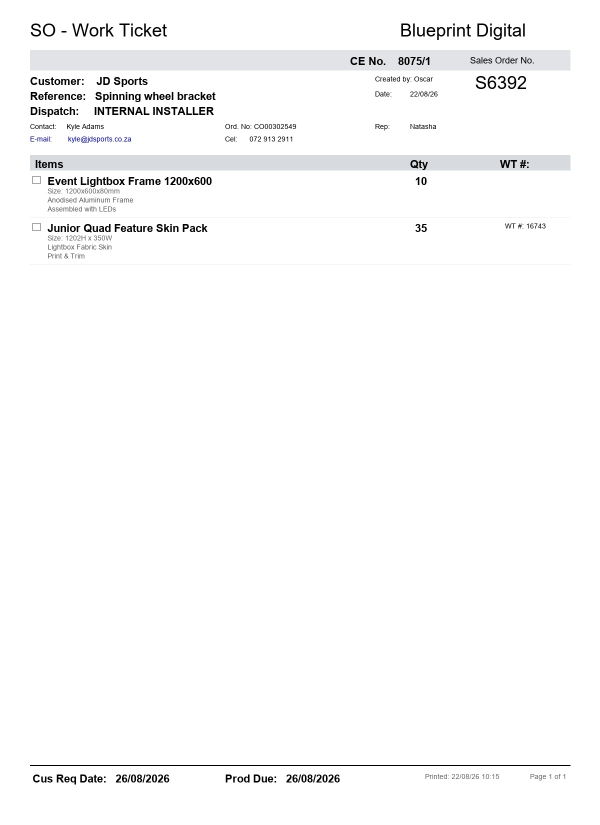
#> input picture ml/dataset/images/ticket_0001.jpg, 1200 x 1650 px (shown at 1/2 size)
$ python edge_detector.py dataset/images/ticket_0001.jpg out.png
#> lines starting #> are read from the running program, lines starting #| are printed output that depends on the picture; after the words box and inside, x2 and y2 are one past the last pixel; in counts of white or black regions, pixels touching at a corner belong together
"""
Document Page Outline Detection and Perspective Dewarping.
Isolates the physical 'SO - Work Ticket' sheet and discards all workbench background.
"""
import sys
import numpy as np

def order_points(pts):
    """Orders coordinates: top-left, top-right, bottom-right, bottom-left."""
    rect = np.zeros((4, 2), dtype="float32")
    s = pts.sum(axis=1)
    rect[0] = pts[np.argmin(s)]
    rect[2] = pts[np.argmax(s)]

    diff = np.diff(pts, axis=1)
    rect[1] = pts[np.argmin(diff)]
    rect[3] = pts[np.argmax(diff)]
    return rect

def four_point_transform(image, pts):
    """Perspective transform to flatten the detected quadrilateral page into a flat rectangle."""
    import cv2
    rect = order_points(pts)
    (tl, tr, br, bl) = rect

    # Calculate width of new image
    widthA = np.sqrt(((br[0] - bl[0]) ** 2) + ((br[1] - bl[1]) ** 2))
    widthB = np.sqrt(((tr[0] - tl[0]) ** 2) + ((tr[1] - tl[1]) ** 2))
    maxWidth = max(int(widthA), int(widthB))

    # Calculate height of new image
    heightA = np.sqrt(((tr[0] - br[0]) ** 2) + ((tr[1] - br[1]) ** 2))
    heightB = np.sqrt(((tl[0] - bl[0]) ** 2) + ((tl[1] - bl[1]) ** 2))
    maxHeight = max(int(heightA), int(heightB))

    dst = np.array([
        [0, 0],
        [maxWidth - 1, 0],
        [maxWidth - 1, maxHeight - 1],
        [0, maxHeight - 1]], dtype="float32")

    M = cv2.getPerspectiveTransform(rect, dst)
    warped = cv2.warpPerspective(image, M, (maxWidth, maxHeight))
    return warped

def detect_and_crop_page(image_path, output_path=None):
    """
    Detects the 4 corners of the paper ticket and crops out the table/workbench.
    Falls back to centered crop if 4-corner polygon is not found.
    """
#> called with image_path = 'dataset/images/ticket_0001.jpg', output_path = 'out.png'
    import cv2

    image = cv2.imread(image_path)
#> image is the input picture: shape (1650, 1200, 3); mean B, G, R 250.4, 250.2, 250.1
    if image is None:
        raise FileNotFoundError(f"Could not load image: {image_path}")

    orig = image.copy()
    ratio = image.shape[0] / 800.0
#> ratio = 2.06
    h, w = int(image.shape[0] / ratio), int(image.shape[1] / ratio)
#> h = 800; w = 581
    resized = cv2.resize(image, (w, h))
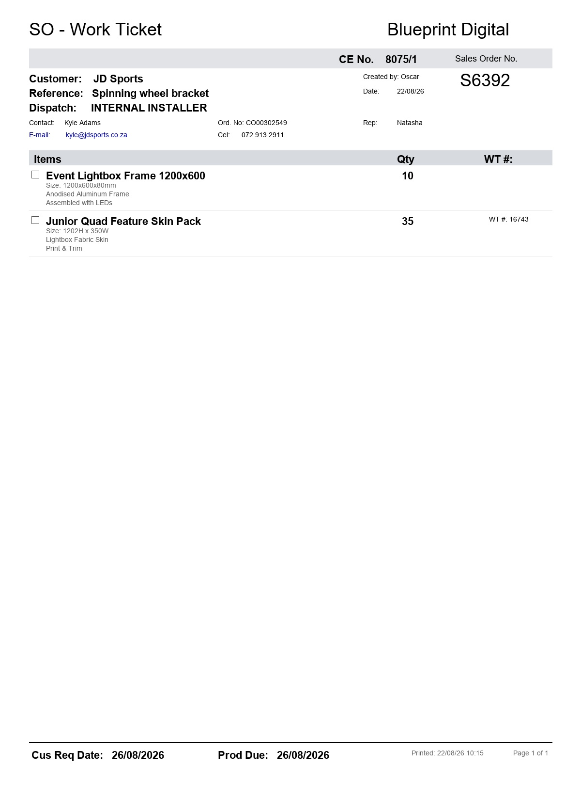
#> resized: shape (800, 581, 3); mean B, G, R 250.3, 250.1, 250.1

    gray = cv2.cvtColor(resized, cv2.COLOR_BGR2GRAY)
    blurred = cv2.GaussianBlur(gray, (5, 5), 0)
    edged = cv2.Canny(blurred, 50, 180)
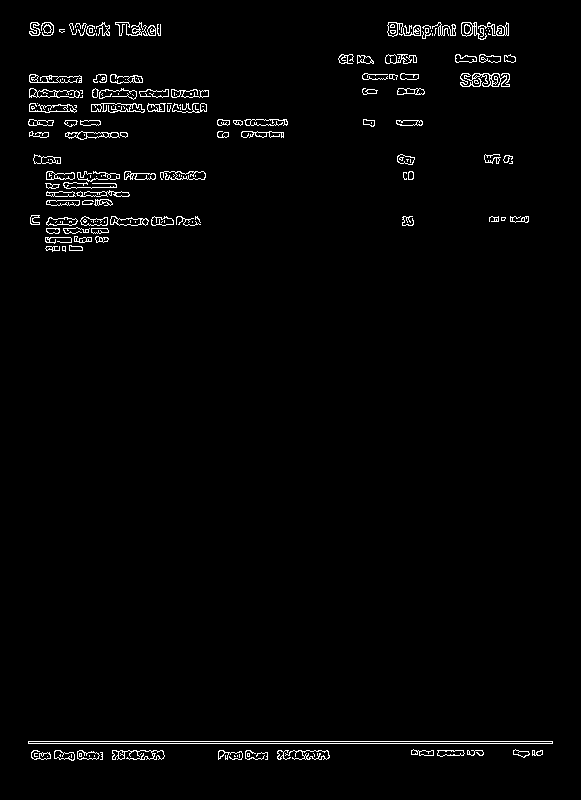
#> edged: shape (800, 581); 1.9% white in thin lines or dots, all inside (x1, y1, x2, y2) = (28, 22, 553, 761)

    # Find contours
    contours, _ = cv2.findContours(edged.copy(), cv2.RETR_LIST, cv2.CHAIN_APPROX_SIMPLE)
#> contours = 382 contours, 195 with area under 20; largest, box (x1, y1, x2, y2) and area: (28, 741, 553, 744) 1048, (28, 741, 553, 744) 1046, (460, 73, 510, 87) 333, (29, 88, 80, 98) 305, (65, 131, 120, 140) 252
    contours = sorted(contours, key=cv2.contourArea, reverse=True)[:8]
#> contours = 8 contours; box (x1, y1, x2, y2) and area: (28, 741, 553, 744) 1048, (28, 741, 553, 744) 1046, (460, 73, 510, 87) 333, (29, 88, 80, 98) 305, (65, 131, 120, 140) 252, (110, 216, 149, 226) 226, (29, 103, 77, 113) 212, (160, 171, 206, 180) 207

    screen_cnt = None
    for c in contours:
        peri = cv2.arcLength(c, True)
        approx = cv2.approxPolyDP(c, 0.02 * peri, True)
        # If quadrilateral contour has sufficient area (> 20% of image)
        if len(approx) == 4 and cv2.contourArea(approx) > (w * h * 0.20):
            screen_cnt = approx
            break
#> this loop made 8 passes
#> peri on passes 3, 4, 6, 7, 8: 315.9, 129.7, 99.01, 150.3, 186
#> (peri, approx) on passes 2, 5: (1049.7, [[28, 742], [552, 742]]), (132, [[65, 133], [69, 138], [119, 137], [117, 132]])

    if screen_cnt is not None:
        # Scale back to original resolution
        pts = screen_cnt.reshape(4, 2) * ratio
        warped = four_point_transform(orig, pts)
    else:
        # Fallback: contrast-based auto crop or margin trim
        warped = orig

    if output_path:
        cv2.imwrite(output_path, warped)

    return warped

if __name__ == "__main__":
    if len(sys.argv) > 1:
        inp = sys.argv[1]
        out = sys.argv[2] if len(sys.argv) > 2 else "cropped_ticket.jpg"
        detect_and_crop_page(inp, out)
        print(f"Cropped page saved to: {out}")
    else:
        print("Usage: python edge_detector.py <input_image_path> [output_image_path]")
